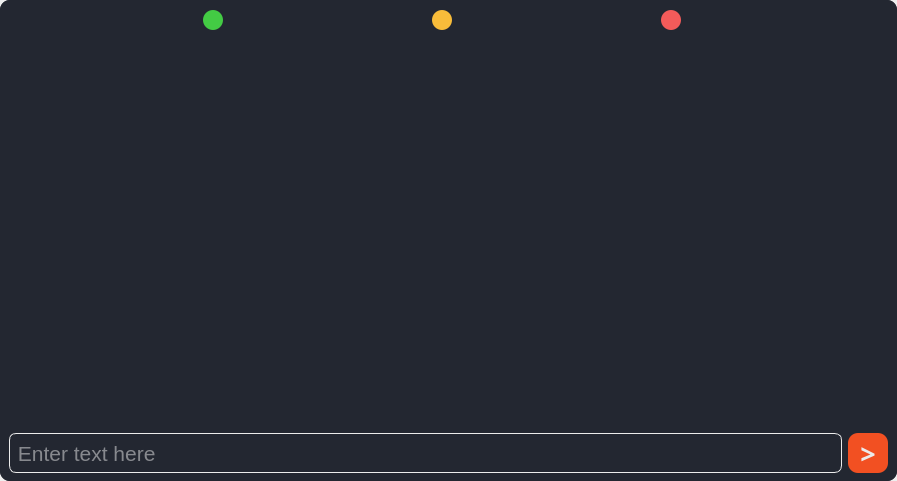
<?xml version="1.0" encoding="UTF-8"?>
<ui version="4.0">
 <class>main_window</class>
 <widget class="QMainWindow" name="main_window">
  <property name="geometry">
   <rect>
    <x>0</x>
    <y>0</y>
    <width>897</width>
    <height>481</height>
   </rect>
  </property>
  <property name="windowTitle">
   <string>MainWindow</string>
  </property>
  <widget class="QWidget" name="central_widget">
   <layout class="QVBoxLayout" name="central_widget_v_layout">
    <property name="leftMargin">
     <number>0</number>
    </property>
    <property name="topMargin">
     <number>0</number>
    </property>
    <property name="rightMargin">
     <number>0</number>
    </property>
    <property name="bottomMargin">
     <number>0</number>
    </property>
    <item>
     <widget class="QFrame" name="main_frame">
      <property name="styleSheet">
       <string notr="true">QFrame {
	background-color: rgb(35, 39, 49);
	border-radius: 10px;
}</string>
      </property>
      <property name="frameShape">
       <enum>QFrame::StyledPanel</enum>
      </property>
      <property name="frameShadow">
       <enum>QFrame::Raised</enum>
      </property>
      <layout class="QVBoxLayout" name="main_v_layout">
       <property name="leftMargin">
        <number>0</number>
       </property>
       <property name="topMargin">
        <number>0</number>
       </property>
       <property name="rightMargin">
        <number>0</number>
       </property>
       <property name="bottomMargin">
        <number>0</number>
       </property>
       <item>
        <widget class="QFrame" name="title_frame">
         <property name="sizePolicy">
          <sizepolicy hsizetype="Preferred" vsizetype="Preferred">
           <horstretch>0</horstretch>
           <verstretch>0</verstretch>
          </sizepolicy>
         </property>
         <property name="minimumSize">
          <size>
           <width>0</width>
           <height>40</height>
          </size>
         </property>
         <property name="maximumSize">
          <size>
           <width>16777215</width>
           <height>40</height>
          </size>
         </property>
         <property name="toolTipDuration">
          <number>-1</number>
         </property>
         <property name="styleSheet">
          <string notr="true">QFrame {
}</string>
         </property>
         <property name="frameShape">
          <enum>QFrame::StyledPanel</enum>
         </property>
         <property name="frameShadow">
          <enum>QFrame::Raised</enum>
         </property>
         <layout class="QHBoxLayout" name="title_h_layout">
          <property name="leftMargin">
           <number>0</number>
          </property>
          <property name="topMargin">
           <number>0</number>
          </property>
          <property name="rightMargin">
           <number>10</number>
          </property>
          <property name="bottomMargin">
           <number>0</number>
          </property>
          <item>
           <widget class="QPushButton" name="min_button">
            <property name="minimumSize">
             <size>
              <width>20</width>
              <height>20</height>
             </size>
            </property>
            <property name="maximumSize">
             <size>
              <width>20</width>
              <height>20</height>
             </size>
            </property>
            <property name="styleSheet">
             <string notr="true">QPushButton {
	background-color: rgb(67, 203, 68);
	border-radius: 10px;
}

QPushButton::hover {
	background-color: rgb(67, 220, 68);
}</string>
            </property>
            <property name="text">
             <string/>
            </property>
           </widget>
          </item>
          <item>
           <widget class="QPushButton" name="max_button">
            <property name="minimumSize">
             <size>
              <width>20</width>
              <height>20</height>
             </size>
            </property>
            <property name="maximumSize">
             <size>
              <width>20</width>
              <height>20</height>
             </size>
            </property>
            <property name="styleSheet">
             <string notr="true">QPushButton {
	background-color: rgb(248, 188, 58);
	border-radius: 10px;
}

QPushButton::hover {
	background-color: rgb(255, 200, 58);
}</string>
            </property>
            <property name="text">
             <string/>
            </property>
           </widget>
          </item>
          <item>
           <widget class="QPushButton" name="exit_button">
            <property name="minimumSize">
             <size>
              <width>20</width>
              <height>20</height>
             </size>
            </property>
            <property name="maximumSize">
             <size>
              <width>20</width>
              <height>20</height>
             </size>
            </property>
            <property name="styleSheet">
             <string notr="true">QPushButton {
	background-color: rgb(243, 91, 90);
	border-radius: 10px;
}

QPushButton::hover{
	background-color: rgb(255, 91, 90);
}</string>
            </property>
            <property name="text">
             <string/>
            </property>
           </widget>
          </item>
         </layout>
        </widget>
       </item>
       <item>
        <widget class="QFrame" name="content_frame">
         <property name="frameShape">
          <enum>QFrame::StyledPanel</enum>
         </property>
         <property name="frameShadow">
          <enum>QFrame::Raised</enum>
         </property>
         <layout class="QVBoxLayout" name="content_v_layout">
          <property name="bottomMargin">
           <number>0</number>
          </property>
          <item>
           <widget class="QFrame" name="widget_frame">
            <property name="frameShape">
             <enum>QFrame::StyledPanel</enum>
            </property>
            <property name="frameShadow">
             <enum>QFrame::Raised</enum>
            </property>
            <layout class="QVBoxLayout" name="widget_v_layout">
             <item>
              <widget class="QLabel" name="label">
               <property name="styleSheet">
                <string notr="true">QLabel{
	color: #e3e3e3;
	font-size: 10vh;
}</string>
               </property>
               <property name="text">
                <string/>
               </property>
               <property name="scaledContents">
                <bool>true</bool>
               </property>
               <property name="alignment">
                <set>Qt::AlignCenter</set>
               </property>
               <property name="wordWrap">
                <bool>true</bool>
               </property>
              </widget>
             </item>
            </layout>
           </widget>
          </item>
          <item>
           <widget class="QFrame" name="input_frame">
            <property name="minimumSize">
             <size>
              <width>0</width>
              <height>50</height>
             </size>
            </property>
            <property name="maximumSize">
             <size>
              <width>16777215</width>
              <height>50</height>
             </size>
            </property>
            <property name="frameShape">
             <enum>QFrame::StyledPanel</enum>
            </property>
            <property name="frameShadow">
             <enum>QFrame::Raised</enum>
            </property>
            <layout class="QHBoxLayout" name="input_h_layout">
             <property name="leftMargin">
              <number>0</number>
             </property>
             <property name="topMargin">
              <number>0</number>
             </property>
             <property name="rightMargin">
              <number>0</number>
             </property>
             <property name="bottomMargin">
              <number>6</number>
             </property>
             <item>
              <widget class="QLineEdit" name="input_box">
               <property name="minimumSize">
                <size>
                 <width>0</width>
                 <height>40</height>
                </size>
               </property>
               <property name="maximumSize">
                <size>
                 <width>16777215</width>
                 <height>40</height>
                </size>
               </property>
               <property name="font">
                <font>
                 <pointsize>16</pointsize>
                </font>
               </property>
               <property name="styleSheet">
                <string notr="true">QLineEdit {
	background-color: rgb(35, 39, 49);
	color: rgb(236, 236, 236);
	border: 1px solid rgb(236, 236, 236);
	border-radius: 7px;
}</string>
               </property>
               <property name="text">
                <string/>
               </property>
               <property name="frame">
                <bool>true</bool>
               </property>
               <property name="cursorPosition">
                <number>0</number>
               </property>
               <property name="dragEnabled">
                <bool>true</bool>
               </property>
               <property name="placeholderText">
                <string> Enter text here</string>
               </property>
               <property name="clearButtonEnabled">
                <bool>true</bool>
               </property>
              </widget>
             </item>
             <item>
              <widget class="QPushButton" name="enter_button">
               <property name="minimumSize">
                <size>
                 <width>40</width>
                 <height>40</height>
                </size>
               </property>
               <property name="maximumSize">
                <size>
                 <width>40</width>
                 <height>40</height>
                </size>
               </property>
               <property name="font">
                <font>
                 <family>Trebuchet MS</family>
                 <pointsize>20</pointsize>
                 <weight>75</weight>
                 <bold>true</bold>
                </font>
               </property>
               <property name="styleSheet">
                <string notr="true">QPushButton {
	background-color: rgb(242, 80, 34);
	color: rgb(235, 235, 235);
	border-radius: 10px;
}

QPushButton::hover{
	background-color: rgb(255, 80, 34);
}</string>
               </property>
               <property name="text">
                <string>&gt;</string>
               </property>
              </widget>
             </item>
            </layout>
           </widget>
          </item>
         </layout>
        </widget>
       </item>
      </layout>
     </widget>
    </item>
   </layout>
  </widget>
 </widget>
 <resources/>
 <connections/>
</ui>
